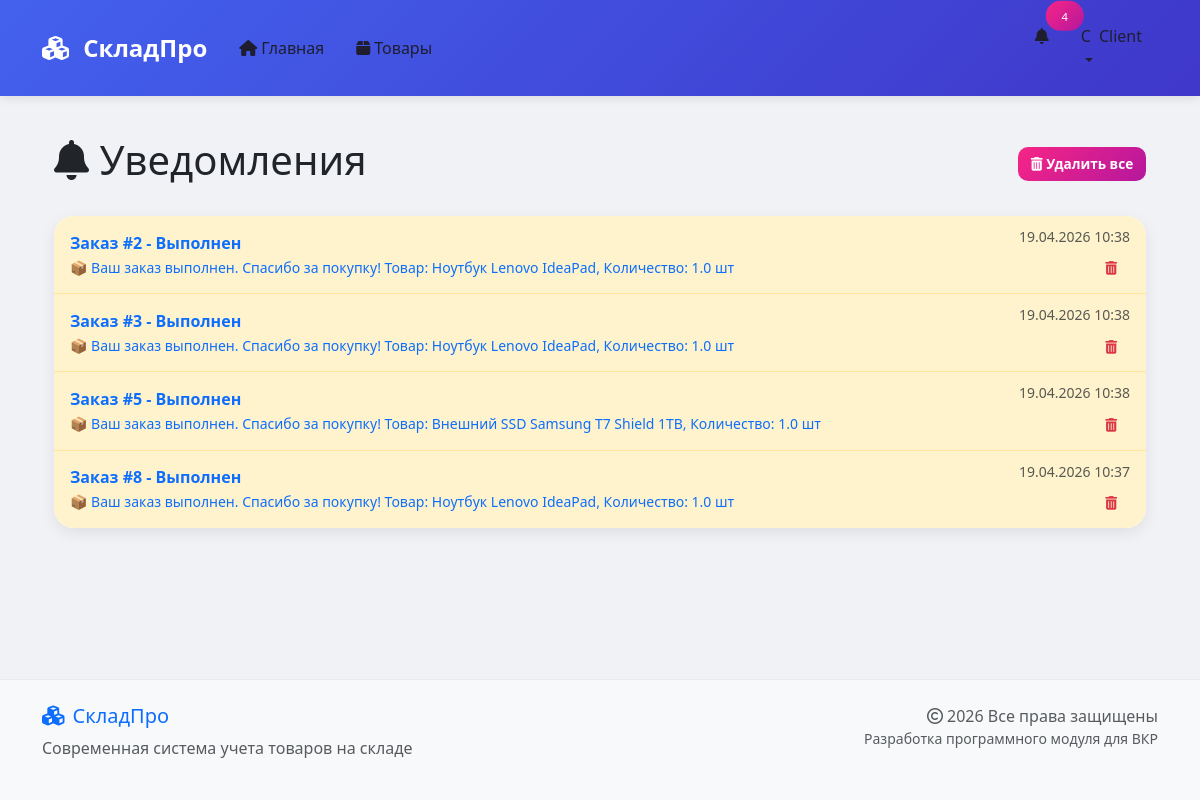
The page /notifications (signed in) on the database its author committed.
### app/models.py (models this page shows, shortened)
class User(UserMixin, db.Model):
    id = db.Column(db.Integer, primary_key=True)
    username = db.Column(db.String(80), unique=True, nullable=False)
    email = db.Column(db.String(120), unique=True, nullable=False)
    password = db.Column(db.String(200), nullable=False)
    role = db.Column(db.String(20), default='client')
    created_at = db.Column(db.DateTime, default=datetime.utcnow)
    movements = db.relationship('Movement', backref='user', lazy=True)
    def can_sell(self):
        return self.role in ['admin', 'manager', 'storekeeper']
    def can_view_reports(self):
        return self.role in ['admin', 'director', 'accountant', 'viewer']
    def is_admin(self):
        return self.role == 'admin'

class Notification(db.Model):
    id = db.Column(db.Integer, primary_key=True)
    user_id = db.Column(db.Integer, db.ForeignKey('user.id'), nullable=False)
    title = db.Column(db.String(100), nullable=False)
    message = db.Column(db.String(500), nullable=False)
    is_read = db.Column(db.Boolean, default=False)
    created_at = db.Column(db.DateTime, default=datetime.utcnow)
    link = db.Column(db.String(200), nullable=True)
    user = db.relationship('User', backref='notifications', lazy=True)

### app/routes.py (the view)
@bp.route('/notifications')
@login_required
def notifications():
    notifications = Notification.query.filter_by(user_id=current_user.id).order_by(Notification.created_at.desc()).all()
    for notif in notifications:
        if not notif.is_read:
            notif.is_read = True
    db.session.commit()
    return render_template('notifications.html', notifications=notifications)

### app/__init__.py (called while the page is built)
@login_manager.user_loader
def load_user(user_id):
    from app.models import User
    return User.query.get(int(user_id))

### app/templates/notifications.html
{% extends "base.html" %}
{% block content %}
<div class="container">
    <div class="d-flex justify-content-between align-items-center mb-4">
        <h1><i class="fas fa-bell"></i> Уведомления</h1>
        {% if notifications %}
        <a href="{{ url_for('routes.delete_all_notifications') }}"
           class="btn btn-danger btn-sm"
           onclick="return confirm('Удалить все уведомления?')">
            <i class="fas fa-trash-alt"></i> Удалить все
        </a>
        {% endif %}
    </div>
    {% if notifications %}
        <div class="card">
            <div class="list-group list-group-flush">
                {% for notification in notifications %}
                <div class="list-group-item {% if not notification.is_read %}list-group-item-warning{% endif %}">
                    <div class="d-flex justify-content-between align-items-center">
                        <div class="flex-grow-1">
                            <a href="{{ notification.link or '#' }}" class="text-decoration-none">
                                <strong>{{ notification.title }}</strong>
                                <br>
                                <small>{{ notification.message }}</small>
                            </a>
                        </div>
                        <div class="text-end">
                            <small class="text-muted">{{ notification.created_at.strftime('%d.%m.%Y %H:%M') }}</small>
                            <br>
                            <a href="{{ url_for('routes.delete_notification', notification_id=notification.id) }}"
                               class="btn btn-sm btn-outline-danger mt-1"
                               onclick="return confirm('Удалить уведомление?')">
                                <i class="fas fa-trash-alt"></i>
                            </a>
                        </div>
                    </div>
                </div>
                {% endfor %}
            </div>
        </div>
    {% else %}
        <div class="alert alert-info text-center">
            <i class="fas fa-info-circle me-2"></i>
            У вас нет уведомлений
        </div>
    {% endif %}
</div>
{% endblock %}

### app/templates/base.html (shortened to what this page needs)
<!DOCTYPE html>
<html lang="ru">
<head>
    <link href="https://cdn.jsdelivr.net/npm/bootstrap@5.3.0/dist/css/bootstrap.min.css" rel="stylesheet">
    <link rel="stylesheet" href="https://cdnjs.cloudflare.com/ajax/libs/font-awesome/6.4.0/css/all.min.css">
    <link rel="stylesheet" href="https://cdnjs.cloudflare.com/ajax/libs/animate.css/4.1.1/animate.min.css">
    <link rel="stylesheet" href="{{ url_for('static', filename='css/style.css') }}">
</head>
<body>
    <nav class="navbar navbar-expand-lg navbar-dark bg-primary sticky-top">
        <div class="container">
            <a class="navbar-brand" href="{{ url_for('routes.index') }}">
                <i class="fas fa-cubes me-2"></i>
                <span class="fw-bold">СкладПро</span>
            </a>
            <div class="collapse navbar-collapse" id="navbarNav">
                <ul class="navbar-nav me-auto">
                    <li class="nav-item">
                        <a class="nav-link text-white" href="{{ url_for('routes.index') }}">
                            <i class="fas fa-home me-1"></i>Главная
                        </a>
                    </li>
                    <li class="nav-item">
                        <a class="nav-link text-white" href="{{ url_for('routes.products') }}">
                            <i class="fas fa-box me-1"></i>Товары
                        </a>
                    </li>
                </ul>
                <ul class="navbar-nav">
                    {% if current_user.is_authenticated %}
                        <li class="nav-item">
                            <a class="nav-link text-white position-relative" href="{{ url_for('routes.notifications') }}">
                                <i class="fas fa-bell"></i>
                                <span id="notifications-count" class="position-absolute top-0 start-100 translate-middle badge rounded-pill bg-danger" style="font-size: 0.7rem; display: none;">
                                </span>
                            </a>
                        </li>
                        <li class="nav-item dropdown">
                            <a class="nav-link dropdown-toggle text-white" href="#" role="button" data-bs-toggle="dropdown">
                                <div class="d-flex align-items-center">
                                    <div class="avatar-circle me-2">
                                        <span class="initial">{{ current_user.username[0]|upper }}</span>
                                    </div>
                                    <span>{{ current_user.username }}</span>
                                </div>
                            </a>
                        </li>
                    {% endif %}
                </ul>
            </div>
        </div>
    </nav>
    <main class="container my-4 animate__animated animate__fadeIn">
        {% block content %}{% endblock %}
    </main>
    <footer class="footer mt-auto py-4 bg-light">
        <div class="container">
            <div class="row">
                <div class="col-md-6">
                    <h5 class="text-primary"><i class="fas fa-cubes me-2"></i>СкладПро</h5>
                    <p class="text-muted">Современная система учета товаров на складе</p>
                </div>
                <div class="col-md-6 text-md-end">
                    <p class="text-muted mb-0">
                        <i class="far fa-copyright me-1"></i>2026 Все права защищены
                    </p>
                    <p class="text-muted small">
                        Разработка программного модуля для ВКР
                    </p>
                </div>
            </div>
        </div>
    </footer>
</body>
</html>

### app/static/css/style.css (style rules this page uses)
* { margin: 0; padding: 0; box-sizing: border-box; }
body { font-family: 'Segoe UI', Tahoma, Geneva, Verdana, sans-serif; background: #f0f2f5; min-height: 100vh; display: flex; flex-direction: column; }
main { flex: 1; }
.navbar { padding: 1rem 0; box-shadow: 0 2px 10px rgba(0,0,0,0.1); }
.navbar-brand { font-size: 1.5rem; font-weight: 700; }
.nav-link { font-weight: 500; padding: 0.5rem 1rem !important; border-radius: 8px; transition: all 0.3s; }
.bg-primary { background: linear-gradient(135deg, #4361ee 0%, #3f37c9 100%) !important; }
.card { border: none; border-radius: 20px; box-shadow: 0 5px 15px rgba(0,0,0,0.08); transition: all 0.3s; overflow: hidden; background: white; }
.btn { padding: 0.6rem 1.2rem; font-weight: 600; border-radius: 10px; transition: all 0.3s; border: none; }
.btn-danger { background: linear-gradient(135deg, #f72585 0%, #b5179e 100%); }
.btn-sm { padding: 0.4rem 0.8rem; font-size: 0.85rem; }
.badge { padding: 0.6rem 1rem; font-weight: 500; border-radius: 10px; font-size: 0.8rem; }
.badge.bg-danger { background: linear-gradient(135deg, #f72585 0%, #b5179e 100%) !important; }
.footer { background: white; border-top: 1px solid #e9ecef; margin-top: auto; padding: 1.5rem 0; }
.text-white { color: #1e1e2f !important; }

### rows shown on the page
User: username "C", username "Client"
Notification: title "Заказ #2 - Выполнен", message "📦 Ваш заказ выполнен. Спасибо за покупку! Товар: Ноутбук Lenovo IdeaPad, Количество: 1.0 шт", created_at "19.04.2026 10:38"
Notification: title "Заказ #3 - Выполнен", message "📦 Ваш заказ выполнен. Спасибо за покупку! Товар: Ноутбук Lenovo IdeaPad, Количество: 1.0 шт", created_at "19.04.2026 10:38"
Notification: title "Заказ #5 - Выполнен", message "📦 Ваш заказ выполнен. Спасибо за покупку! Товар: Внешний SSD Samsung T7 Shield 1TB, Количество: 1.0 шт", created_at "19.04.2026 10:38"
Notification: title "Заказ #8 - Выполнен", message "📦 Ваш заказ выполнен. Спасибо за покупку! Товар: Ноутбук Lenovo IdeaPad, Количество: 1.0 шт", created_at "19.04.2026 10:37"
